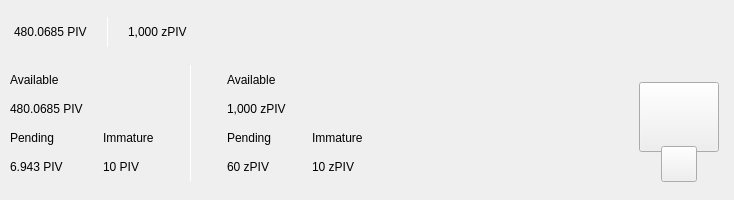
<?xml version="1.0" encoding="UTF-8"?>
<ui version="4.0">
 <class>TopBar</class>
 <widget class="QWidget" name="TopBar">
  <property name="geometry">
   <rect>
    <x>0</x>
    <y>0</y>
    <width>734</width>
    <height>200</height>
   </rect>
  </property>
  <property name="minimumSize">
   <size>
    <width>0</width>
    <height>200</height>
   </size>
  </property>
  <property name="maximumSize">
   <size>
    <width>16777215</width>
    <height>200</height>
   </size>
  </property>
  <property name="windowTitle">
   <string>Form</string>
  </property>
  <layout class="QVBoxLayout" name="verticalLayout_10" stretch="0">
   <property name="spacing">
    <number>0</number>
   </property>
   <property name="leftMargin">
    <number>0</number>
   </property>
   <property name="topMargin">
    <number>0</number>
   </property>
   <property name="rightMargin">
    <number>0</number>
   </property>
   <property name="bottomMargin">
    <number>0</number>
   </property>
   <item>
    <widget class="PFBorderImage" name="containerTop" native="true">
     <layout class="QVBoxLayout" name="verticalLayout_11">
      <property name="spacing">
       <number>0</number>
      </property>
      <property name="leftMargin">
       <number>0</number>
      </property>
      <property name="topMargin">
       <number>0</number>
      </property>
      <property name="rightMargin">
       <number>0</number>
      </property>
      <property name="bottomMargin">
       <number>0</number>
      </property>
      <item>
       <widget class="QWidget" name="top_container_2" native="true">
        <property name="minimumSize">
         <size>
          <width>0</width>
          <height>65</height>
         </size>
        </property>
        <layout class="QHBoxLayout" name="top_container">
         <property name="spacing">
          <number>0</number>
         </property>
         <property name="leftMargin">
          <number>14</number>
         </property>
         <property name="topMargin">
          <number>0</number>
         </property>
         <property name="rightMargin">
          <number>14</number>
         </property>
         <property name="bottomMargin">
          <number>0</number>
         </property>
         <item alignment="Qt::AlignVCenter">
          <widget class="QWidget" name="widgetTopAmount" native="true">
           <property name="sizePolicy">
            <sizepolicy hsizetype="Preferred" vsizetype="Maximum">
             <horstretch>0</horstretch>
             <verstretch>0</verstretch>
            </sizepolicy>
           </property>
           <layout class="QHBoxLayout" name="horizontalLayout_5">
            <property name="spacing">
             <number>0</number>
            </property>
            <property name="leftMargin">
             <number>0</number>
            </property>
            <property name="topMargin">
             <number>0</number>
            </property>
            <property name="rightMargin">
             <number>0</number>
            </property>
            <property name="bottomMargin">
             <number>0</number>
            </property>
            <item alignment="Qt::AlignTop">
             <widget class="QLabel" name="labelAmountTopPiv">
              <property name="minimumSize">
               <size>
                <width>0</width>
                <height>36</height>
               </size>
              </property>
              <property name="styleSheet">
               <string notr="true">padding:0px;margin:0px;</string>
              </property>
              <property name="text">
               <string notr="true">480.0685 PIV</string>
              </property>
             </widget>
            </item>
            <item>
             <spacer name="horizontalSpacer_11">
              <property name="orientation">
               <enum>Qt::Horizontal</enum>
              </property>
              <property name="sizeType">
               <enum>QSizePolicy::Fixed</enum>
              </property>
              <property name="sizeHint" stdset="0">
               <size>
                <width>20</width>
                <height>20</height>
               </size>
              </property>
             </spacer>
            </item>
            <item alignment="Qt::AlignVCenter">
             <widget class="QLabel" name="typeSpacerTop">
              <property name="minimumSize">
               <size>
                <width>1</width>
                <height>30</height>
               </size>
              </property>
              <property name="maximumSize">
               <size>
                <width>1</width>
                <height>30</height>
               </size>
              </property>
              <property name="styleSheet">
               <string notr="true">background-color:white;
padding:0px;
border:none;</string>
              </property>
              <property name="text">
               <string/>
              </property>
             </widget>
            </item>
            <item>
             <spacer name="horizontalSpacer_12">
              <property name="orientation">
               <enum>Qt::Horizontal</enum>
              </property>
              <property name="sizeType">
               <enum>QSizePolicy::Fixed</enum>
              </property>
              <property name="sizeHint" stdset="0">
               <size>
                <width>20</width>
                <height>20</height>
               </size>
              </property>
             </spacer>
            </item>
            <item alignment="Qt::AlignTop">
             <widget class="QLabel" name="labelAmountTopzPiv">
              <property name="minimumSize">
               <size>
                <width>0</width>
                <height>36</height>
               </size>
              </property>
              <property name="text">
               <string notr="true">1,000 zPIV</string>
              </property>
             </widget>
            </item>
           </layout>
          </widget>
         </item>
         <item>
          <spacer name="horizontalSpacer">
           <property name="orientation">
            <enum>Qt::Horizontal</enum>
           </property>
           <property name="sizeHint" stdset="0">
            <size>
             <width>40</width>
             <height>20</height>
            </size>
           </property>
          </spacer>
         </item>
         <item>
          <layout class="QHBoxLayout" name="horizontalLayout_4">
           <property name="spacing">
            <number>12</number>
           </property>
           <property name="rightMargin">
            <number>0</number>
           </property>
           <item alignment="Qt::AlignRight">
            <widget class="QWidget" name="layoutSync" native="true">
             <property name="minimumSize">
              <size>
               <width>0</width>
               <height>36</height>
              </size>
             </property>
             <property name="maximumSize">
              <size>
               <width>16777215</width>
               <height>36</height>
              </size>
             </property>
             <layout class="QVBoxLayout" name="verticalLayout_9">
              <property name="leftMargin">
               <number>0</number>
              </property>
              <property name="topMargin">
               <number>0</number>
              </property>
              <property name="rightMargin">
               <number>0</number>
              </property>
              <property name="bottomMargin">
               <number>0</number>
              </property>
              <item>
               <widget class="ExpandableButton" name="pushButtonSync" native="true">
                <property name="minimumSize">
                 <size>
                  <width>36</width>
                  <height>36</height>
                 </size>
                </property>
                <property name="maximumSize">
                 <size>
                  <width>16777215</width>
                  <height>36</height>
                 </size>
                </property>
               </widget>
              </item>
             </layout>
            </widget>
           </item>
           <item>
            <widget class="ExpandableButton" name="pushButtonStack" native="true">
             <property name="minimumSize">
              <size>
               <width>36</width>
               <height>36</height>
              </size>
             </property>
            </widget>
           </item>
           <item>
            <widget class="ExpandableButton" name="pushButtonColdStaking" native="true">
             <property name="minimumSize">
              <size>
               <width>36</width>
               <height>36</height>
              </size>
             </property>
            </widget>
           </item>
           <item>
            <widget class="ExpandableButton" name="pushButtonConnection" native="true">
             <property name="minimumSize">
              <size>
               <width>36</width>
               <height>36</height>
              </size>
             </property>
            </widget>
           </item>
           <item>
            <widget class="ExpandableButton" name="pushButtonLock" native="true">
             <property name="sizePolicy">
              <sizepolicy hsizetype="Expanding" vsizetype="Expanding">
               <horstretch>0</horstretch>
               <verstretch>0</verstretch>
              </sizepolicy>
             </property>
             <property name="minimumSize">
              <size>
               <width>36</width>
               <height>0</height>
              </size>
             </property>
            </widget>
           </item>
           <item>
            <widget class="ExpandableButton" name="pushButtonTheme" native="true">
             <property name="minimumSize">
              <size>
               <width>36</width>
               <height>36</height>
              </size>
             </property>
             <property name="maximumSize">
              <size>
               <width>16777215</width>
               <height>36</height>
              </size>
             </property>
            </widget>
           </item>
           <item>
            <widget class="ExpandableButton" name="pushButtonFAQ" native="true">
             <property name="minimumSize">
              <size>
               <width>36</width>
               <height>36</height>
              </size>
             </property>
            </widget>
           </item>
          </layout>
         </item>
        </layout>
       </widget>
      </item>
      <item>
       <widget class="QWidget" name="bottom_container" native="true">
        <property name="minimumSize">
         <size>
          <width>0</width>
          <height>135</height>
         </size>
        </property>
        <layout class="QHBoxLayout" name="botton_container">
         <property name="leftMargin">
          <number>10</number>
         </property>
         <property name="topMargin">
          <number>0</number>
         </property>
         <property name="rightMargin">
          <number>10</number>
         </property>
         <property name="bottomMargin">
          <number>10</number>
         </property>
         <item>
          <layout class="QHBoxLayout" name="horizontalLayout_3">
           <property name="bottomMargin">
            <number>9</number>
           </property>
           <item>
            <layout class="QVBoxLayout" name="verticalLayout_7">
             <property name="spacing">
              <number>0</number>
             </property>
             <property name="leftMargin">
              <number>0</number>
             </property>
             <property name="rightMargin">
              <number>30</number>
             </property>
             <item>
              <layout class="QVBoxLayout" name="verticalLayout_2">
               <item>
                <widget class="QLabel" name="labelTitle1">
                 <property name="text">
                  <string>Available</string>
                 </property>
                </widget>
               </item>
               <item>
                <widget class="QLabel" name="labelAmountPiv">
                 <property name="text">
                  <string notr="true">480.0685 PIV</string>
                 </property>
                </widget>
               </item>
              </layout>
             </item>
             <item>
              <layout class="QHBoxLayout" name="horizontalLayout_2">
               <property name="spacing">
                <number>0</number>
               </property>
               <item>
                <layout class="QVBoxLayout" name="verticalLayout_3">
                 <item>
                  <widget class="QLabel" name="labelTitle3">
                   <property name="text">
                    <string>Pending</string>
                   </property>
                  </widget>
                 </item>
                 <item>
                  <widget class="QLabel" name="labelPendingPiv">
                   <property name="text">
                    <string notr="true">6.943 PIV</string>
                   </property>
                  </widget>
                 </item>
                </layout>
               </item>
               <item>
                <spacer name="horizontalSpacer_3">
                 <property name="orientation">
                  <enum>Qt::Horizontal</enum>
                 </property>
                 <property name="sizeType">
                  <enum>QSizePolicy::Fixed</enum>
                 </property>
                 <property name="sizeHint" stdset="0">
                  <size>
                   <width>40</width>
                   <height>20</height>
                  </size>
                 </property>
                </spacer>
               </item>
               <item>
                <layout class="QVBoxLayout" name="verticalLayout_4">
                 <item>
                  <widget class="QLabel" name="labelTitle4">
                   <property name="text">
                    <string>Immature</string>
                   </property>
                  </widget>
                 </item>
                 <item>
                  <widget class="QLabel" name="labelImmaturePiv">
                   <property name="text">
                    <string notr="true">10 PIV</string>
                   </property>
                  </widget>
                 </item>
                </layout>
               </item>
              </layout>
             </item>
            </layout>
           </item>
           <item>
            <widget class="QLabel" name="typeSpacerExpanded">
             <property name="minimumSize">
              <size>
               <width>1</width>
               <height>100</height>
              </size>
             </property>
             <property name="maximumSize">
              <size>
               <width>1</width>
               <height>16777215</height>
              </size>
             </property>
             <property name="styleSheet">
              <string notr="true">background-color:white;
padding:0px;
border:none;</string>
             </property>
             <property name="text">
              <string/>
             </property>
            </widget>
           </item>
           <item>
            <widget class="QWidget" name="zerocoinBalances" native="true">
             <layout class="QVBoxLayout" name="verticalLayout_8">
              <property name="spacing">
               <number>0</number>
              </property>
              <property name="leftMargin">
               <number>30</number>
              </property>
              <property name="topMargin">
               <number>0</number>
              </property>
              <property name="rightMargin">
               <number>0</number>
              </property>
              <property name="bottomMargin">
               <number>0</number>
              </property>
              <item>
               <layout class="QVBoxLayout" name="verticalLayout">
                <item>
                 <widget class="QLabel" name="labelTitleAvailablezPiv">
                  <property name="text">
                   <string>Available</string>
                  </property>
                 </widget>
                </item>
                <item>
                 <widget class="QLabel" name="labelAvailablezPiv">
                  <property name="text">
                   <string notr="true">1,000 zPIV</string>
                  </property>
                 </widget>
                </item>
               </layout>
              </item>
              <item>
               <layout class="QHBoxLayout" name="horizontalLayout">
                <property name="spacing">
                 <number>0</number>
                </property>
                <item>
                 <layout class="QVBoxLayout" name="verticalLayout_5">
                  <item>
                   <widget class="QLabel" name="labelTitlePendingzPiv">
                    <property name="text">
                     <string>Pending</string>
                    </property>
                   </widget>
                  </item>
                  <item>
                   <widget class="QLabel" name="labelPendingzPiv">
                    <property name="text">
                     <string notr="true">60 zPIV</string>
                    </property>
                   </widget>
                  </item>
                 </layout>
                </item>
                <item>
                 <spacer name="horizontalSpacer_4">
                  <property name="orientation">
                   <enum>Qt::Horizontal</enum>
                  </property>
                  <property name="sizeType">
                   <enum>QSizePolicy::Fixed</enum>
                  </property>
                  <property name="sizeHint" stdset="0">
                   <size>
                    <width>40</width>
                    <height>20</height>
                   </size>
                  </property>
                 </spacer>
                </item>
                <item>
                 <layout class="QVBoxLayout" name="verticalLayout_6">
                  <item>
                   <widget class="QLabel" name="labelTitleImmaturezPiv">
                    <property name="text">
                     <string>Immature</string>
                    </property>
                   </widget>
                  </item>
                  <item>
                   <widget class="QLabel" name="labelImmaturezPiv">
                    <property name="text">
                     <string notr="true">10 zPIV</string>
                    </property>
                   </widget>
                  </item>
                 </layout>
                </item>
               </layout>
              </item>
             </layout>
            </widget>
           </item>
          </layout>
         </item>
         <item>
          <spacer name="horizontalSpacer_2">
           <property name="orientation">
            <enum>Qt::Horizontal</enum>
           </property>
           <property name="sizeHint" stdset="0">
            <size>
             <width>40</width>
             <height>20</height>
            </size>
           </property>
          </spacer>
         </item>
         <item alignment="Qt::AlignHCenter|Qt::AlignVCenter">
          <widget class="QWidget" name="qrContainer" native="true">
           <property name="sizePolicy">
            <sizepolicy hsizetype="Preferred" vsizetype="Minimum">
             <horstretch>0</horstretch>
             <verstretch>0</verstretch>
            </sizepolicy>
           </property>
           <property name="minimumSize">
            <size>
             <width>90</width>
             <height>110</height>
            </size>
           </property>
           <property name="maximumSize">
            <size>
             <width>90</width>
             <height>110</height>
            </size>
           </property>
           <layout class="QVBoxLayout" name="containerQR">
            <property name="spacing">
             <number>0</number>
            </property>
            <property name="leftMargin">
             <number>5</number>
            </property>
            <property name="topMargin">
             <number>10</number>
            </property>
            <property name="rightMargin">
             <number>5</number>
            </property>
            <property name="bottomMargin">
             <number>0</number>
            </property>
            <item>
             <widget class="QPushButton" name="btnQr">
              <property name="minimumSize">
               <size>
                <width>70</width>
                <height>70</height>
               </size>
              </property>
              <property name="maximumSize">
               <size>
                <width>16777215</width>
                <height>70</height>
               </size>
              </property>
              <property name="focusPolicy">
               <enum>Qt::NoFocus</enum>
              </property>
              <property name="text">
               <string/>
              </property>
              <property name="iconSize">
               <size>
                <width>70</width>
                <height>70</height>
               </size>
              </property>
             </widget>
            </item>
            <item>
             <spacer name="verticalSpacer">
              <property name="orientation">
               <enum>Qt::Vertical</enum>
              </property>
              <property name="sizeType">
               <enum>QSizePolicy::Fixed</enum>
              </property>
              <property name="sizeHint" stdset="0">
               <size>
                <width>20</width>
                <height>20</height>
               </size>
              </property>
             </spacer>
            </item>
            <item alignment="Qt::AlignHCenter|Qt::AlignBottom">
             <widget class="QPushButton" name="pushButtonQR">
              <property name="minimumSize">
               <size>
                <width>36</width>
                <height>36</height>
               </size>
              </property>
              <property name="maximumSize">
               <size>
                <width>36</width>
                <height>36</height>
               </size>
              </property>
              <property name="focusPolicy">
               <enum>Qt::NoFocus</enum>
              </property>
              <property name="text">
               <string/>
              </property>
             </widget>
            </item>
           </layout>
          </widget>
         </item>
        </layout>
       </widget>
      </item>
     </layout>
    </widget>
   </item>
  </layout>
 </widget>
 <customwidgets>
  <customwidget>
   <class>ExpandableButton</class>
   <extends>QWidget</extends>
   <header>qt/pivx/expandablebutton.h</header>
   <container>1</container>
  </customwidget>
  <customwidget>
   <class>PFBorderImage</class>
   <extends>QFrame</extends>
   <header>qt/pivx/pfborderimage.h</header>
   <container>1</container>
  </customwidget>
 </customwidgets>
 <resources/>
 <connections/>
</ui>
